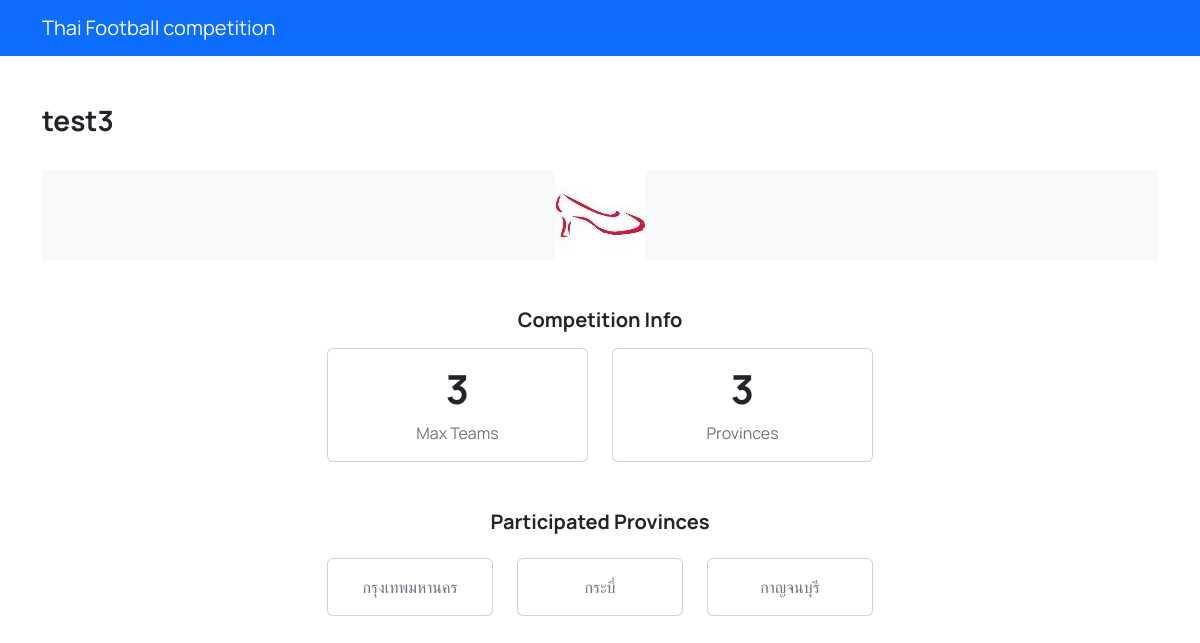
Page /detail.php?competition_slug=tes3 on the committed database.
### tables this page shows
CREATE TABLE `competitions` (
  `id` int(11) NOT NULL,
  `name` varchar(60) NOT NULL,
  `slug` varchar(60) NOT NULL,
  `max_teams` int(11) NOT NULL,
  `banner` text DEFAULT NULL
);

CREATE TABLE `allowed_provinces` (
  `id` int(11) NOT NULL,
  `competitions_id` int(11) NOT NULL,
  `provinces_id` int(11) NOT NULL
);

CREATE TABLE `provinces` (
  `id` int(11) NOT NULL,
  `name` varchar(60) NOT NULL
);

### detail.php (the view, shortened to what this page needs)
<?php
  include_once('./DatabaseConfig/connect.php');
?>
<!DOCTYPE html>
<html lang="en">
<head>
  <link rel="stylesheet" href="./assets/compiled/css/bootstrap.css" />
</head>
<body>
  <?php
    $slug = $_GET['competition_slug'];
    $sql = "SELECT c.* , COUNT(ap.provinces_id) AS count_province
    FROM competitions c
    LEFT JOIN allowed_provinces ap ON c.id = ap.competitions_id WHERE c.slug = '$slug'";
    $detail = $conn->query($sql)->fetch_assoc();
  ?>
  <nav class="navbar navbar-expand-lg navbar-dark bg-primary">
    <div class="container">
      <a class="navbar-brand" href="index.php">Thai Football competition</a>
    </div>
  </nav>
  <main class="container py-5">
    <section class="mb-4 d-flex align-items-center justify-content-between">
      <header>
        <h3><?=$detail['name']?></h3>
      </header>
    </section>
    <div class="bg-light text-center">
      <img src="./images/<?=$detail['banner']?>" alt="<?=$detail['banner']?>">
    </div>
    <section class="my-5">
      <header class="text-center mb-3">
        <h5>Competition Info</h5>
      </header>
      <div class="row justify-content-center">
        <div class="col-md-3 col-sm-6">
          <div class="card">
            <div class="card-body text-center py-3">
              <h1><?=$detail['max_teams']?></h1>
              <p class="text-muted mb-0">Max Teams</p>
            </div>
          </div>
        </div>
        <div class="col-md-3 col-sm-6">
          <div class="card">
            <div class="card-body text-center py-3">
              <h1><?=$detail['count_province']?></h1>
              <p class="text-muted mb-0">Provinces</p>
            </div>
          </div>
        </div>
      </div>
    </section>
    <section class="my-5">
      <header class="text-center">
        <h5>Participated Provinces</h5>
      </header>
      <div class="row justify-content-center">
        <?php
          $sql = "SELECT * FROM allowed_provinces ap INNER JOIN provinces p ON ap.provinces_id = p.id WHERE ap.competitions_id =".$detail['id'];
          $result = $conn->query($sql);
          while($province = mysqli_fetch_array($result)){
        ?>
        <div class="col-md-2 col-sm-6 mt-3">
          <div class="card">
            <div class="card-body text-center py-3">
              <span class="text-muted"><?=$province['name']?></span>
            </div>
          </div>
        </div>
        <?php
          }
        ?>
      </div>
    </section>
  </main>
</body>
</html>

### rows in the picture
competitions: name "test3", banner (picture), max_teams "3"
allowed_provinces: provinces.name "กรุงเทพมหานคร"
allowed_provinces: provinces.name "กระบี่"
allowed_provinces: provinces.name "กาญจนบุรี"

### other values in the picture
$detail['count_province'] "3"
